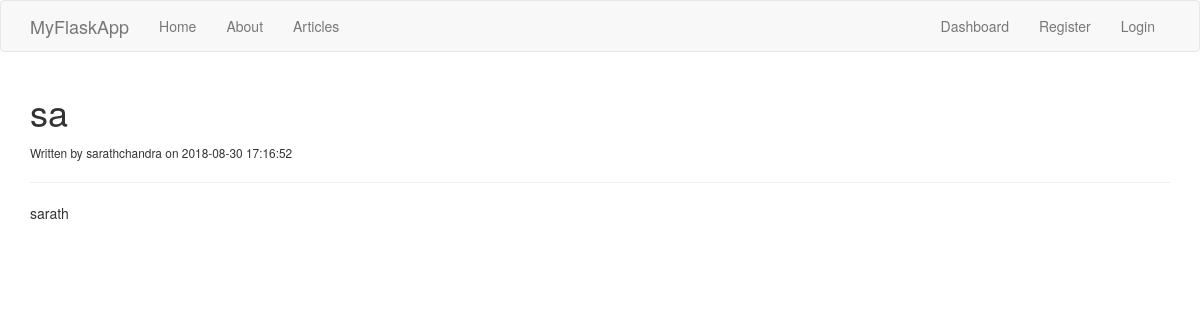
The app's page /article/1/, older data.
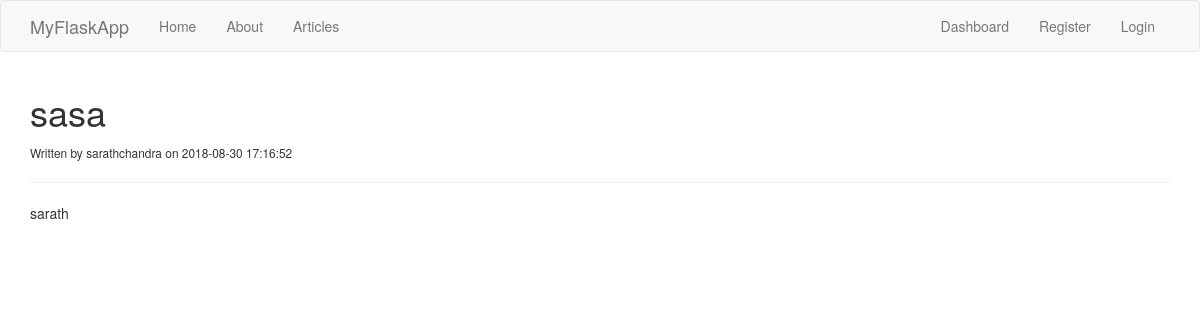
The same page, newer data.
### tables this page shows
CREATE TABLE 'flask_articles' (     'id' INTEGER PRIMARY KEY AUTOINCREMENT,     'title' varchar(100) NOT NULL,     'author' varchar(100) NOT NULL,     'body' text,     'create_date' timestamp NOT NULL DEFAULT CURRENT_TIMESTAMP);

### app.py (the view)
@app.route('/article/<string:id>/')
def article(id):
    cursor = connection.cursor()
    connection.row_factory = dict_factory
    result = cursor.execute("SELECT * FROM flask_articles WHERE id = ?", (id,))
    article = cursor.fetchone()
    cursor.close()
    return render_template('article.html', article=article)

### app.py (called while the page is built)
def dict_factory(cursor, row):
    d = {}
    for idx, col in enumerate(cursor.description):
        d[col[0]] = row[idx]
    return d

### templates/article.html
{% extends 'layout.html' %}
{% block body %}
  <h1>{{article.title}}</h1>
  <small>Written by {{article.author}} on {{article.create_date}}</small>
  <hr>
  <div>
    {{article.body | safe}}
  </div>
{% endblock %}

### templates/layout.html (shortened to what this page needs)
<!DOCTYPE html>
<html lang="en" dir="ltr">
  <head>
    <link rel="stylesheet" href="https://maxcdn.bootstrapcdn.com/bootstrap/3.3.7/css/bootstrap.min.css">
  </head>
  <body>
    {% include 'includes/_navbar.html'%}
    <div class="container">
      {%block body%}{%endblock%}
    </div>
  </body>
</html>

### templates/includes/_navbar.html (shortened to what this page needs)
<nav class="navbar navbar-default">
      <div class="container">
        <div class="navbar-header">
          <a class="navbar-brand" href="/">MyFlaskApp</a>
        </div>
        <div id="navbar" class="collapse navbar-collapse">
          <ul class="nav navbar-nav">
            <li><a href="/">Home</a></li>
            <li><a href="/about">About</a></li>
            <li><a href="/articles">Articles</a></li>
          </ul>
          <ul class="nav navbar-nav navbar-right">
            {% if session.logged_in %}
              <li><a href="/dashboard">Dashboard</a></li>
              <li><a href="/logout">Logout</a></li>
            {% else %}
            <li><a href="/dashboard">Dashboard</a></li>
              <li><a href="/register">Register</a></li>
              <li><a href="/login">Login</a></li>
            {% endif %}
          </ul>
        </div>
      </div>
    </nav>

Row changes from the older to the newer data that the page shows:
changed flask_articles "sarath": title "sa" → "sasa"; body "sarath" → "<p>sarath</p>\r\n" (drawn)
